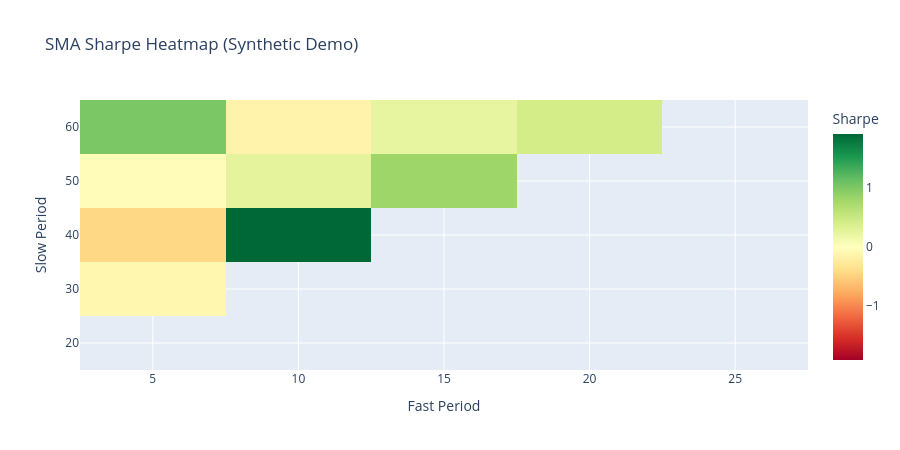

The notebook cell saved with this chart:
### Markdown cell above
## 5. Parameter Optimization — SMA Sharpe Heatmap

Grid-search over `fast_period` and `slow_period` combinations, plotting the Sharpe ratio for each.

### Code cell
try:
    fast_range = [5, 10, 15, 20, 25]
    slow_range = [20, 30, 40, 50, 60]
    sharpe_grid = np.full((len(slow_range), len(fast_range)), np.nan)

    for si, slow in enumerate(slow_range):
        for fi, fast in enumerate(fast_range):
            if fast >= slow:
                continue
            try:
                strategy = SMACrossoverStrategy(params={"fast_period": fast, "slow_period": slow})
                engine = VectorBacktestEngine(
                    strategy=strategy,
                    tickers=TICKERS,
                    start_date=START_DATE,
                    end_date=END_DATE,
                    initial_cash=100_000,
                    markets=["us"],
                    preloaded_data=data.copy(),
                )
                result = engine.run()
                sharpe_grid[si, fi] = result.sharpe_ratio
            except Exception:
                pass

    valid_mask = ~np.isnan(sharpe_grid)
    if valid_mask.any():
        fig = go.Figure(data=go.Heatmap(
            z=sharpe_grid,
            x=[str(f) for f in fast_range],
            y=[str(s) for s in slow_range],
            text=np.where(valid_mask, np.round(sharpe_grid, 2), ""),
            texttemplate="%{text}",
            textfont={"size": 12},
            colorscale="RdYlGn",
            zmid=0,
            colorbar=dict(title="Sharpe"),
        ))
        fig.update_layout(
            title="SMA Parameter Optimization — Sharpe Ratio",
            xaxis_title="Fast Period", yaxis_title="Slow Period",
            height=450,
        )
        fig.show()

        best_idx = np.unravel_index(np.nanargmax(sharpe_grid), sharpe_grid.shape)
        print(f"Best: fast={fast_range[best_idx[1]]}, slow={slow_range[best_idx[0]]}, Sharpe={sharpe_grid[best_idx]:.2f}")
    else:
        raise ValueError("All optimization runs failed")
except Exception as e:
    print(f"Optimization error: {e}")
    print("\nGenerating synthetic Sharpe heatmap for demo...")
    np.random.seed(42)
    synth_sharpe = np.random.uniform(-0.5, 2.0, (5, 5))
    synth_sharpe[np.triu_indices(5, k=0)] = np.nan
    fig = go.Figure(data=go.Heatmap(
        z=synth_sharpe,
        x=["5", "10", "15", "20", "25"],
        y=["20", "30", "40", "50", "60"],
        colorscale="RdYlGn", zmid=0,
        colorbar=dict(title="Sharpe"),
    ))
    fig.update_layout(title="SMA Sharpe Heatmap (Synthetic Demo)", xaxis_title="Fast Period", yaxis_title="Slow Period", height=450)
    fig.show()

### Figure 1 — Plotly figure (JSON) as saved in the notebook; plotly's stock layout.template omitted (floating-point values rounded to 4 significant figures)
{"data": [{"colorbar": {"title": {"text": "Sharpe"}}, "colorscale": [[0.0, "rgb(165,0,38)"], [0.1, "rgb(215,48,39)"], [0.2, "rgb(244,109,67)"], [0.3, "rgb(253,174,97)"], [0.4, "rgb(254,224,139)"], [0.5, "rgb(255,255,191)"], [0.6, "rgb(217,239,139)"], [0.7, "rgb(166,217,106)"], [0.8, "rgb(102,189,99)"], [0.9, "rgb(26,152,80)"], [1.0, "rgb(0,104,55)"]], "type": "heatmap", "x": ["5", "10", "15", "20", "25"], "y": ["20", "30", "40", "50", "60"], "z": [[NaN, NaN, NaN, NaN, NaN], [-0.11, NaN, NaN, NaN, NaN], [-0.4485, 1.925, NaN, NaN, NaN], [-0.04149, 0.2606, 0.8119, NaN, NaN], [1.03, -0.1513, 0.2304, 0.4159, NaN]], "zmid": 0}], "layout": {"height": 450, "title": {"text": "SMA Sharpe Heatmap (Synthetic Demo)"}, "xaxis": {"title": {"text": "Fast Period"}}, "yaxis": {"title": {"text": "Slow Period"}}}}
